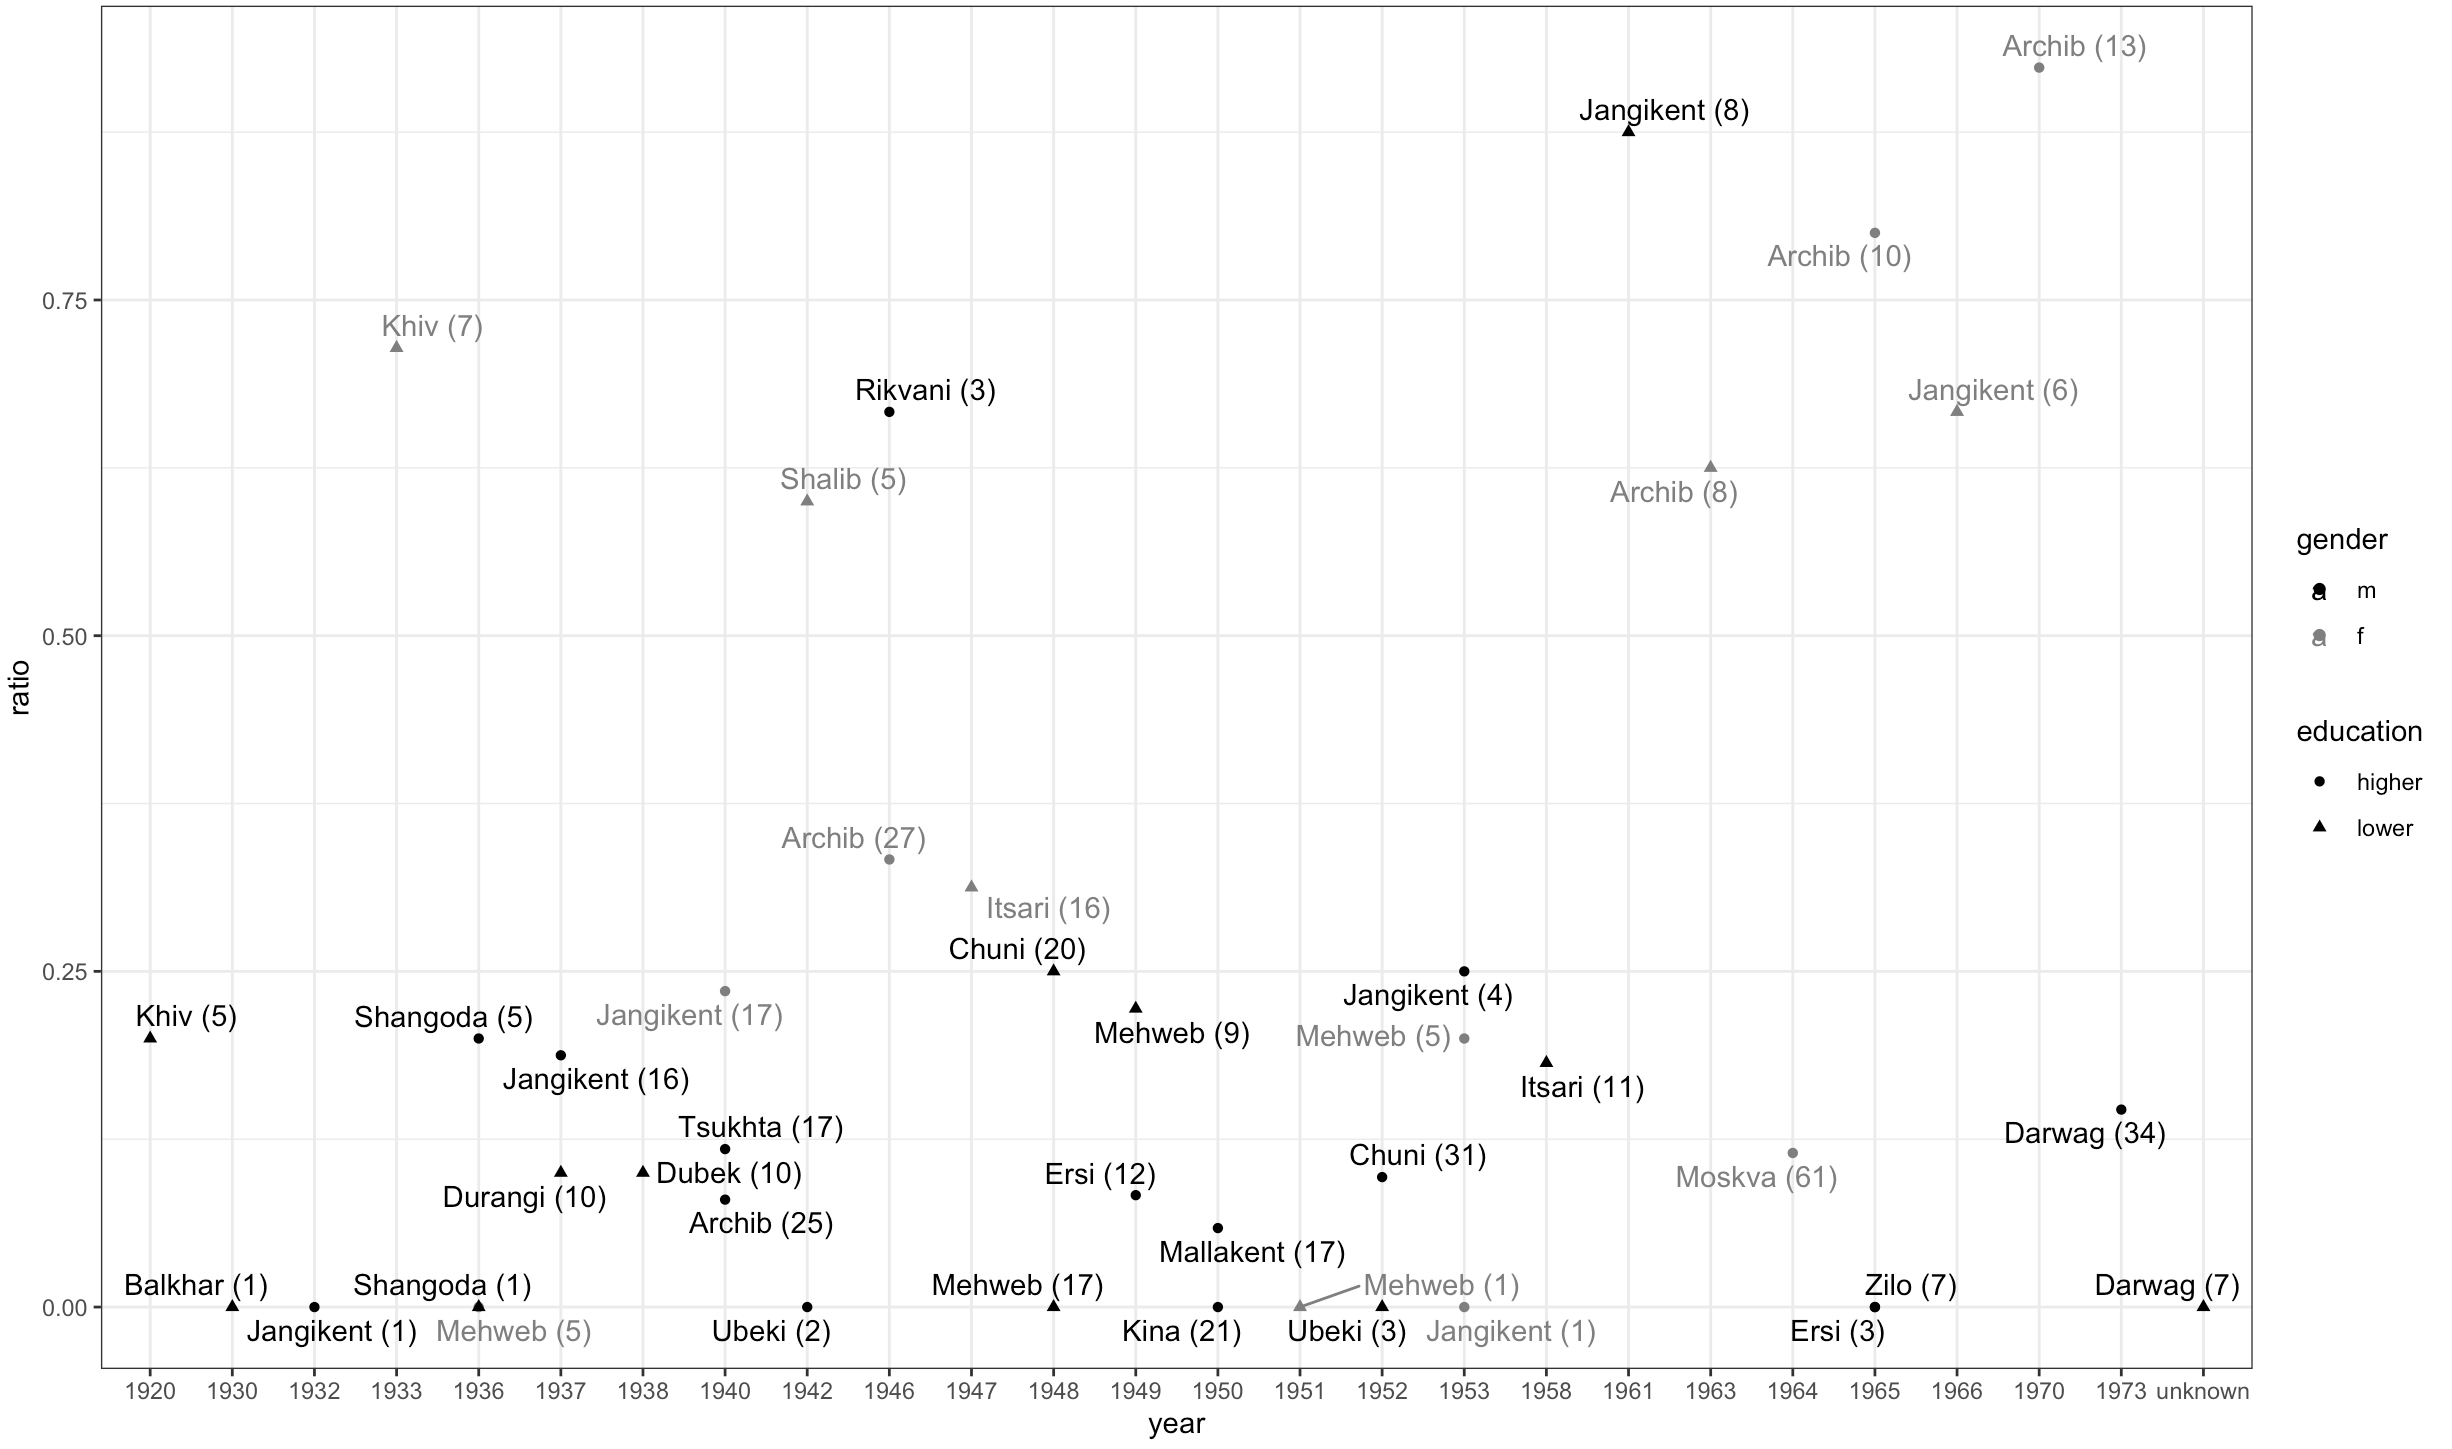

Recreate this plot in R.
#plotting the sociolinguistic parameters

library(ggplot2)
library(ggrepel)
library(reshape)
library(tidyverse)
library(dplyr)

gen <- read.csv("dag_rus_with_socio.csv", stringsAsFactors=TRUE)

gen %>%
  count(speaker, year, gender, education, village, `position`) %>%
  spread(`position`, n, fill = 0) %>%
  mutate(total = left+right,
         ratio = left/total) %>%
  mutate(speaker = reorder(speaker, ratio)) %>%
  ggplot(aes(year, ratio, color  = gender, shape = education, label = paste0(village, " (", total, ")")))+
  geom_point()+
  scale_colour_manual(values = c("black", "grey50"))+
  ggrepel::geom_text_repel()+
  theme_bw()
